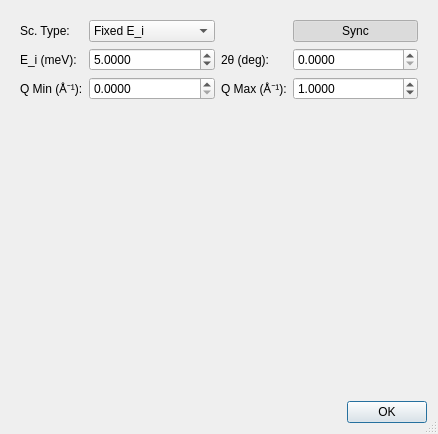
<?xml version="1.0" encoding="UTF-8"?>
<ui version="4.0">
 <class>DynPlaneDlg</class>
 <widget class="QDialog" name="DynPlaneDlg">
  <property name="geometry">
   <rect>
    <x>0</x>
    <y>0</y>
    <width>438</width>
    <height>434</height>
   </rect>
  </property>
  <property name="windowTitle">
   <string>Kinematic Plane</string>
  </property>
  <property name="sizeGripEnabled">
   <bool>true</bool>
  </property>
  <layout class="QGridLayout" name="gridLayout_2">
   <item row="2" column="1">
    <widget class="QDialogButtonBox" name="buttonBox">
     <property name="orientation">
      <enum>Qt::Horizontal</enum>
     </property>
     <property name="standardButtons">
      <set>QDialogButtonBox::Ok</set>
     </property>
    </widget>
   </item>
   <item row="2" column="0">
    <widget class="QLabel" name="labelStatus">
     <property name="sizePolicy">
      <sizepolicy hsizetype="Expanding" vsizetype="Preferred">
       <horstretch>1</horstretch>
       <verstretch>0</verstretch>
      </sizepolicy>
     </property>
     <property name="text">
      <string/>
     </property>
    </widget>
   </item>
   <item row="0" column="0" colspan="2">
    <widget class="QFrame" name="frame">
     <property name="sizePolicy">
      <sizepolicy hsizetype="Preferred" vsizetype="Fixed">
       <horstretch>0</horstretch>
       <verstretch>0</verstretch>
      </sizepolicy>
     </property>
     <property name="frameShape">
      <enum>QFrame::NoFrame</enum>
     </property>
     <property name="frameShadow">
      <enum>QFrame::Plain</enum>
     </property>
     <property name="lineWidth">
      <number>1</number>
     </property>
     <layout class="QGridLayout" name="gridLayout">
      <item row="0" column="0">
       <widget class="QLabel" name="label">
        <property name="text">
         <string>Sc. Type:</string>
        </property>
       </widget>
      </item>
      <item row="0" column="1">
       <widget class="QComboBox" name="comboFixedE">
        <item>
         <property name="text">
          <string>Fixed E_i</string>
         </property>
        </item>
        <item>
         <property name="text">
          <string>Fixed E_f</string>
         </property>
        </item>
       </widget>
      </item>
      <item row="0" column="3">
       <widget class="QPushButton" name="btnSync">
        <property name="text">
         <string>Sync</string>
        </property>
        <property name="checkable">
         <bool>true</bool>
        </property>
        <property name="checked">
         <bool>true</bool>
        </property>
       </widget>
      </item>
      <item row="1" column="0">
       <widget class="QLabel" name="labelFixedKiKf">
        <property name="text">
         <string>E_i (meV):</string>
        </property>
       </widget>
      </item>
      <item row="1" column="1">
       <widget class="QDoubleSpinBox" name="spinEiEf">
        <property name="sizePolicy">
         <sizepolicy hsizetype="Preferred" vsizetype="Fixed">
          <horstretch>1</horstretch>
          <verstretch>0</verstretch>
         </sizepolicy>
        </property>
        <property name="decimals">
         <number>4</number>
        </property>
        <property name="maximum">
         <double>99999.000000000000000</double>
        </property>
        <property name="singleStep">
         <double>0.100000000000000</double>
        </property>
        <property name="value">
         <double>5.000000000000000</double>
        </property>
       </widget>
      </item>
      <item row="1" column="2">
       <widget class="QLabel" name="label_12">
        <property name="text">
         <string>2θ (deg):</string>
        </property>
       </widget>
      </item>
      <item row="1" column="3">
       <widget class="QDoubleSpinBox" name="spinAngle">
        <property name="sizePolicy">
         <sizepolicy hsizetype="Preferred" vsizetype="Fixed">
          <horstretch>1</horstretch>
          <verstretch>0</verstretch>
         </sizepolicy>
        </property>
        <property name="decimals">
         <number>4</number>
        </property>
        <property name="maximum">
         <double>180.000000000000000</double>
        </property>
        <property name="singleStep">
         <double>0.100000000000000</double>
        </property>
       </widget>
      </item>
      <item row="2" column="0">
       <widget class="QLabel" name="label_13">
        <property name="text">
         <string>Q Min (Å⁻¹):</string>
        </property>
       </widget>
      </item>
      <item row="2" column="1">
       <widget class="QDoubleSpinBox" name="spinMinQ">
        <property name="sizePolicy">
         <sizepolicy hsizetype="Preferred" vsizetype="Fixed">
          <horstretch>1</horstretch>
          <verstretch>0</verstretch>
         </sizepolicy>
        </property>
        <property name="decimals">
         <number>4</number>
        </property>
        <property name="singleStep">
         <double>0.100000000000000</double>
        </property>
       </widget>
      </item>
      <item row="2" column="2">
       <widget class="QLabel" name="label_14">
        <property name="text">
         <string>Q Max (Å⁻¹):</string>
        </property>
       </widget>
      </item>
      <item row="2" column="3">
       <widget class="QDoubleSpinBox" name="spinMaxQ">
        <property name="sizePolicy">
         <sizepolicy hsizetype="Preferred" vsizetype="Fixed">
          <horstretch>1</horstretch>
          <verstretch>0</verstretch>
         </sizepolicy>
        </property>
        <property name="decimals">
         <number>4</number>
        </property>
        <property name="singleStep">
         <double>0.100000000000000</double>
        </property>
        <property name="value">
         <double>1.000000000000000</double>
        </property>
       </widget>
      </item>
     </layout>
    </widget>
   </item>
   <item row="1" column="0" colspan="2">
    <widget class="QwtPlot" name="plot">
     <property name="sizePolicy">
      <sizepolicy hsizetype="Preferred" vsizetype="Preferred">
       <horstretch>0</horstretch>
       <verstretch>0</verstretch>
      </sizepolicy>
     </property>
    </widget>
   </item>
  </layout>
 </widget>
 <customwidgets>
  <customwidget>
   <class>QwtPlot</class>
   <extends>QFrame</extends>
   <header>qwt_plot.h</header>
  </customwidget>
 </customwidgets>
 <tabstops>
  <tabstop>comboFixedE</tabstop>
  <tabstop>btnSync</tabstop>
  <tabstop>spinEiEf</tabstop>
  <tabstop>spinAngle</tabstop>
  <tabstop>spinMinQ</tabstop>
  <tabstop>spinMaxQ</tabstop>
  <tabstop>buttonBox</tabstop>
 </tabstops>
 <resources/>
 <connections>
  <connection>
   <sender>buttonBox</sender>
   <signal>accepted()</signal>
   <receiver>DynPlaneDlg</receiver>
   <slot>accept()</slot>
   <hints>
    <hint type="sourcelabel">
     <x>248</x>
     <y>254</y>
    </hint>
    <hint type="destinationlabel">
     <x>157</x>
     <y>274</y>
    </hint>
   </hints>
  </connection>
  <connection>
   <sender>buttonBox</sender>
   <signal>rejected()</signal>
   <receiver>DynPlaneDlg</receiver>
   <slot>reject()</slot>
   <hints>
    <hint type="sourcelabel">
     <x>316</x>
     <y>260</y>
    </hint>
    <hint type="destinationlabel">
     <x>286</x>
     <y>274</y>
    </hint>
   </hints>
  </connection>
 </connections>
</ui>
